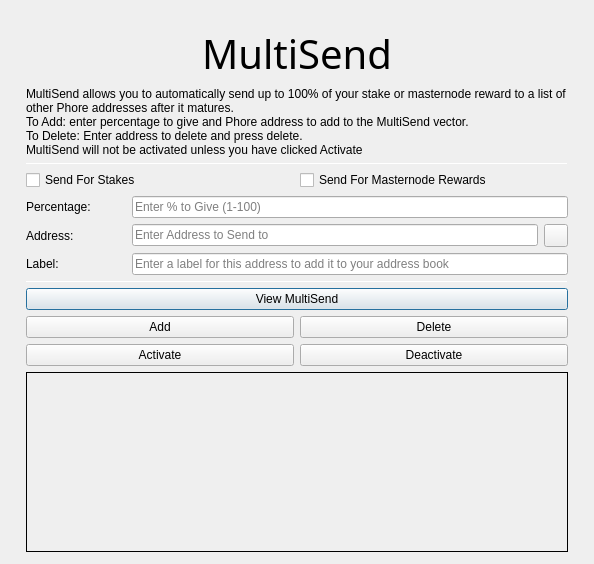
<?xml version="1.0" encoding="UTF-8"?>
<ui version="4.0">
 <class>MultiSendDialog</class>
 <widget class="QDialog" name="MultiSendDialog">
  <property name="windowModality">
   <enum>Qt::NonModal</enum>
  </property>
  <property name="geometry">
   <rect>
    <x>0</x>
    <y>0</y>
    <width>594</width>
    <height>526</height>
   </rect>
  </property>
  <property name="windowTitle">
   <string>MultiSend</string>
  </property>
  <layout class="QVBoxLayout" name="verticalLayout" stretch="0">
   <property name="leftMargin">
    <number>6</number>
   </property>
   <property name="topMargin">
    <number>6</number>
   </property>
   <property name="rightMargin">
    <number>6</number>
   </property>
   <property name="bottomMargin">
    <number>6</number>
   </property>
   <item>
    <layout class="QVBoxLayout" name="verticalLayout_Main" stretch="0,1,1,1,0,1,1,1">
     <property name="leftMargin">
      <number>20</number>
     </property>
     <property name="topMargin">
      <number>20</number>
     </property>
     <property name="rightMargin">
      <number>20</number>
     </property>
     <property name="bottomMargin">
      <number>20</number>
     </property>
     <item>
      <widget class="QLabel" name="multiSendHeader">
       <property name="font">
        <font>
         <family>Hind</family>
         <pointsize>30</pointsize>
         <weight>50</weight>
         <bold>false</bold>
        </font>
       </property>
       <property name="text">
        <string>MultiSend</string>
       </property>
       <property name="alignment">
        <set>Qt::AlignCenter</set>
       </property>
      </widget>
     </item>
     <item>
      <widget class="QLabel" name="label_2">
       <property name="lineWidth">
        <number>1</number>
       </property>
       <property name="text">
        <string>MultiSend allows you to automatically send up to 100% of your stake or masternode reward to a list of other Phore addresses after it matures.
To Add: enter percentage to give and Phore address to add to the MultiSend vector.
To Delete: Enter address to delete and press delete.
MultiSend will not be activated unless you have clicked Activate</string>
       </property>
       <property name="alignment">
        <set>Qt::AlignLeading|Qt::AlignLeft|Qt::AlignTop</set>
       </property>
       <property name="wordWrap">
        <bool>true</bool>
       </property>
      </widget>
     </item>
     <item>
      <widget class="Line" name="line">
       <property name="minimumSize">
        <size>
         <width>0</width>
         <height>1</height>
        </size>
       </property>
       <property name="maximumSize">
        <size>
         <width>16777215</width>
         <height>1</height>
        </size>
       </property>
       <property name="orientation">
        <enum>Qt::Horizontal</enum>
       </property>
      </widget>
     </item>
     <item>
      <layout class="QVBoxLayout" name="verticalLayout_Settings">
       <item>
        <layout class="QHBoxLayout" name="horizontalLayout">
         <item>
          <widget class="QCheckBox" name="multiSendStakeCheckBox">
           <property name="text">
            <string>Send For Stakes</string>
           </property>
          </widget>
         </item>
         <item>
          <widget class="QCheckBox" name="multiSendMasternodeCheckBox">
           <property name="text">
            <string>Send For Masternode Rewards</string>
           </property>
          </widget>
         </item>
        </layout>
       </item>
       <item>
        <layout class="QHBoxLayout" name="horizontalLayout_6">
         <item>
          <widget class="QLabel" name="label">
           <property name="minimumSize">
            <size>
             <width>100</width>
             <height>0</height>
            </size>
           </property>
           <property name="toolTip">
            <string>Percentage of stake to send</string>
           </property>
           <property name="text">
            <string>Percentage:</string>
           </property>
          </widget>
         </item>
         <item>
          <widget class="QLineEdit" name="multiSendPercentEdit">
           <property name="toolTip">
            <string>Enter whole numbers 1 - 100</string>
           </property>
           <property name="placeholderText">
            <string>Enter % to Give (1-100)</string>
           </property>
          </widget>
         </item>
        </layout>
       </item>
       <item>
        <layout class="QHBoxLayout" name="horizontalLayout_7">
         <item>
          <widget class="QLabel" name="label_5">
           <property name="minimumSize">
            <size>
             <width>100</width>
             <height>0</height>
            </size>
           </property>
           <property name="toolTip">
            <string>Address to send portion of stake to</string>
           </property>
           <property name="text">
            <string>Address:</string>
           </property>
          </widget>
         </item>
         <item>
          <widget class="QLineEdit" name="multiSendAddressEdit">
           <property name="toolTip">
            <string/>
           </property>
           <property name="placeholderText">
            <string>Enter Address to Send to</string>
           </property>
          </widget>
         </item>
         <item>
          <widget class="QToolButton" name="addressBookButton">
           <property name="maximumSize">
            <size>
             <width>16777215</width>
             <height>32</height>
            </size>
           </property>
           <property name="toolTip">
            <string>Choose an address from the address book</string>
           </property>
           <property name="text">
            <string/>
           </property>
           <property name="icon">
            <iconset resource="../digitalrupees.qrc">
             <normaloff>:/icons/address-book</normaloff>:/icons/address-book</iconset>
           </property>
           <property name="shortcut">
            <string>Alt+A</string>
           </property>
          </widget>
         </item>
        </layout>
       </item>
      </layout>
     </item>
     <item>
      <layout class="QHBoxLayout" name="horizontalLayout_3">
       <item>
        <widget class="QLabel" name="label_3">
         <property name="minimumSize">
          <size>
           <width>100</width>
           <height>0</height>
          </size>
         </property>
         <property name="text">
          <string>Label:</string>
         </property>
        </widget>
       </item>
       <item>
        <widget class="QLineEdit" name="labelAddressLabelEdit">
         <property name="placeholderText">
          <string>Enter a label for this address to add it to your address book</string>
         </property>
        </widget>
       </item>
      </layout>
     </item>
     <item>
      <widget class="Line" name="line_2">
       <property name="minimumSize">
        <size>
         <width>0</width>
         <height>1</height>
        </size>
       </property>
       <property name="maximumSize">
        <size>
         <width>16777215</width>
         <height>1</height>
        </size>
       </property>
       <property name="orientation">
        <enum>Qt::Horizontal</enum>
       </property>
      </widget>
     </item>
     <item>
      <layout class="QVBoxLayout" name="verticalLayout_Buttons">
       <item>
        <layout class="QHBoxLayout" name="horizontalLayout_4">
         <item>
          <widget class="QPushButton" name="viewButton">
           <property name="toolTip">
            <string/>
           </property>
           <property name="statusTip">
            <string>View MultiSend Vector</string>
           </property>
           <property name="text">
            <string>View MultiSend</string>
           </property>
          </widget>
         </item>
        </layout>
       </item>
       <item>
        <layout class="QHBoxLayout" name="horizontalLayout_2">
         <item>
          <widget class="QPushButton" name="addButton">
           <property name="toolTip">
            <string/>
           </property>
           <property name="statusTip">
            <string>Add to MultiSend Vector</string>
           </property>
           <property name="text">
            <string>Add</string>
           </property>
          </widget>
         </item>
         <item>
          <widget class="QPushButton" name="deleteButton">
           <property name="toolTip">
            <string/>
           </property>
           <property name="statusTip">
            <string>Delete Address From MultiSend Vector</string>
           </property>
           <property name="text">
            <string>Delete</string>
           </property>
          </widget>
         </item>
        </layout>
       </item>
       <item>
        <layout class="QHBoxLayout" name="horizontalLayout_5">
         <item>
          <widget class="QPushButton" name="activateButton">
           <property name="statusTip">
            <string>Activate MultiSend</string>
           </property>
           <property name="text">
            <string>Activate</string>
           </property>
          </widget>
         </item>
         <item>
          <widget class="QPushButton" name="disableButton">
           <property name="statusTip">
            <string>Deactivate MultiSend</string>
           </property>
           <property name="text">
            <string>Deactivate</string>
           </property>
          </widget>
         </item>
        </layout>
       </item>
      </layout>
     </item>
     <item>
      <widget class="QLabel" name="message">
       <property name="minimumSize">
        <size>
         <width>0</width>
         <height>180</height>
        </size>
       </property>
       <property name="frameShape">
        <enum>QFrame::Panel</enum>
       </property>
       <property name="frameShadow">
        <enum>QFrame::Plain</enum>
       </property>
       <property name="lineWidth">
        <number>1</number>
       </property>
       <property name="midLineWidth">
        <number>1</number>
       </property>
       <property name="text">
        <string/>
       </property>
       <property name="alignment">
        <set>Qt::AlignLeading|Qt::AlignLeft|Qt::AlignTop</set>
       </property>
       <property name="wordWrap">
        <bool>true</bool>
       </property>
      </widget>
     </item>
    </layout>
   </item>
  </layout>
 </widget>
 <resources>
  <include location="../digitalrupees.qrc"/>
 </resources>
 <connections/>
</ui>
